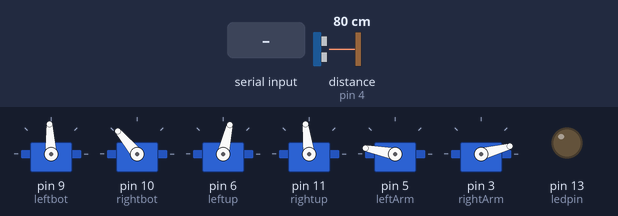
Bench run of a sketch on a simulated Arduino Uno, built with avr-gcc and run on an emulated ATmega328P. Shown: 6 × servo, output pins drawn as LEDs (lit = HIGH). Wiring (inferred from the names in the program): ultrasonic range finder: trigger pin 2; echo pin 4. Inputs (shaded band) come from the test bench; at power-on: distance to the obstacle (sensor on pin 4) 80 cm. The echo pulse lasts 58.3 µs per cm; pins used as bus, display or sensor lines are not drawn; what the sketch prints to the serial monitor is not drawn.

Above: at 2.2 s.
2.3 s: "c" received over Serial
At 3.9 s:
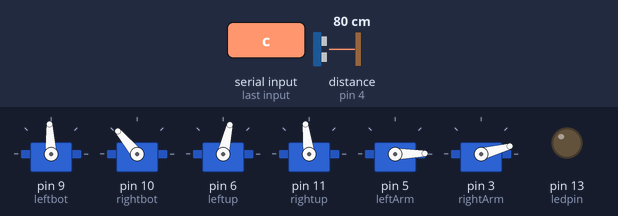
5.3 s: "w" received over Serial
At 5.7 s:
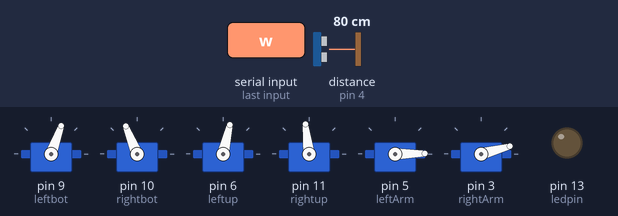
8.3 s: "s" received over Serial
At 11.2 s:
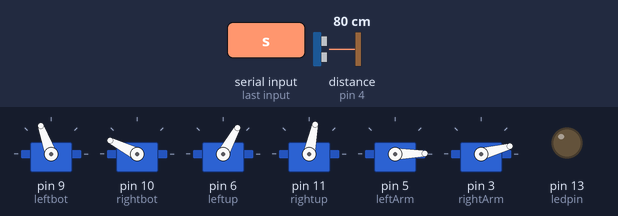
11.3 s: "d" received over Serial
14.3 s: "1" received over Serial
Timing chart, 0 to 18.3 s (numbered marks = the images above; inputs shaded):
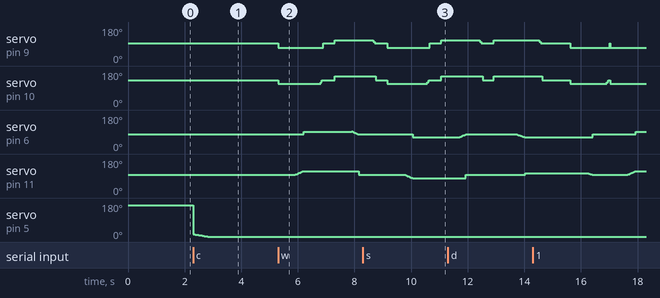

The sketch:

leg_new_test.ino
```cpp
/*
Biped bot
ITSP Team 152,IIT Bombay
Author:Saurabh Chavan
Co-author:Shubham Yadav,Ketan Shirokha
*/

#include <Servo.h>

Servo leftbot;
Servo rightbot;
Servo leftup;
Servo rightup;
Servo leftArm;
Servo rightArm;

String command;
char order=0;
char mode=0;
long duration, distance;

//from bluetooth code
char val; // variable to receive data from the serial port
int ledpin = 13; // LED connected to pin 48 (on-board LED)

// controlling varibales for ultrasonic loop
const int loopPeriod = 20;          // a period of 20ms = a frequency of 50Hz
unsigned long timeLoopDelay   = 0;


int zero_ref_lb = 93;
int zero_ref_rb = 130;
int zero_ref_lu = 77;
int zero_ref_ru = 97;
int ra=15;
int la=169;

//ultrasound variables

const int trigPin = 2;
const int echoPin = 4;

// automode variables
// define the states
#define DRIVE_FORWARD     0
#define TURN_LEFT         1

int state = DRIVE_FORWARD;
void leftBackward() {   //Moving Left Leg Forward
  leftbot.write(zero_ref_lb - 23); //left foot -23
  rightbot.write(zero_ref_rb - 18);
  //delay(100); //right foot -18
  delay(600);

for(int i=zero_ref_ru;i>=zero_ref_ru-19;i--)
 {
  rightup.write(i);
 delay(15);
 }
  leftup.write(zero_ref_lu - 16);   //left hip -29
  delay(500);

  rightbot.write(zero_ref_rb - 10);     //right foot back to flat -18
  delay(50);
  rightbot.write(zero_ref_rb); //-8
  delay(50);

  rightbot.write(zero_ref_rb); //+5
  leftbot.write(zero_ref_lb);       //left foot back to flat  0
 // delay(500);
}


void rightBackward() {    //Moving Right Leg Forward
  rightbot.write(zero_ref_rb + 23);      //right foot   +22
  leftbot.write(zero_ref_lb + 17);       //left foot +17
  delay(600);

 for(int i=zero_ref_lu-16;i<=zero_ref_lu;i++)
 {
  leftup.write(i);
 delay(15);
 }
  rightup.write(zero_ref_ru);       //right hip  +16
  delay(500);

  leftbot.write(zero_ref_lb + 10);       //left foot back to flat  +20
  delay(50);
  leftbot.write(zero_ref_lb ); //+10
  delay(50);

  leftbot.write(zero_ref_lb);  //+0
  rightbot.write(zero_ref_rb);    //+0       //right foot back to flat
  //delay(500);
}

//---------------LEFT LEG FORWARD MOTION----------------------------------------------
void leftForward() { // moving left leg backwards

leftbot.write(zero_ref_lb - 23);  // left foot  -23
  //delay(500);
  rightbot.write(zero_ref_rb - 18);  //right foot  -18
    delay(600);

 for(int i=zero_ref_ru;i<=zero_ref_ru+19;i++)
 {
  rightup.write(i);
  delay(15);
 }
  leftup.write(zero_ref_lu + 15);   //left hip  +16
  delay(600);

  rightbot.write(zero_ref_rb -10);     //right foot back to flat  -18
  delay(50);
  rightbot.write(zero_ref_rb); //-8
  delay(50);

  //rightbot.write(zero_ref_rb); //+5
  leftbot.write(zero_ref_lb);       //left foot back to flat  //0
  //delay(500);
}
//---------------RIGHT LEG FORWARD MOTION--------------------------------------------------------
void rightForward() {
  rightbot.write(zero_ref_rb + 23);      //right foot      +22
  //delay(100);
  leftbot.write(zero_ref_lb + 17);       //left foot +17
  delay(600);

for(int i=zero_ref_lu+16;i>=zero_ref_lu;i--)
 {
  leftup.write(i);
 delay(15);
 }
  rightup.write(zero_ref_ru );       //right hip -16
  delay(500);

  leftbot.write(zero_ref_lb + 10);       //left foot back to flat +20
  delay(50);
  leftbot.write(zero_ref_lb ); //+10
  delay(50);
  //leftbot.write(zero_ref_lb); //0
  rightbot.write(zero_ref_rb);     //0      //right foot back to flat
  //delay(50);

}


//------------------------STOP-FUNCTION----------------------------------------------------
void stop_rb()
{
  leftbot.write(zero_ref_lb);
  rightbot.write(zero_ref_rb);
  leftup.write(zero_ref_lu);
  rightup.write(zero_ref_ru);
}
//---------------------------------------------------
long microsecondsToCentimeters(long microseconds)
{
  // The speed of sound is 340 m/s or 29 microseconds per centimeter.
  // The ping travels out and back, so to find the distance of the
  // object we take half of the distance travelled.
  return microseconds / 29 / 2;
}
//-----------------------------------------------------
void driveForw(int time)
{
  //stop_rb();
  leftForward();
  delay(time);
  rightForward();
  delay(time);
}

void autodriveForw(int time)
{
   leftForward();
  delay(time);
  rightForward();
  delay(time);
}
//------------------------Backward------------------------
void driveBack(int time)
{
  //stop_rb();
  leftBackward();
  delay(time);
  rightBackward();
  delay(time);

}
//--------------------------------TURN RIGHT---------------------------------------------
void turnRight()
{
  //Lift right leg----------------------------
  stop_rb();
   rightbot.write(zero_ref_rb + 23);      //right foot      +22i
  //delay(100);
  leftbot.write(zero_ref_lb + 18);       //left foot +17
  delay(800);

 for(int i=zero_ref_lu;i>=zero_ref_lu-14;i--)
 {
  leftup.write(i);
 delay(20);
 }
 rightup.write(zero_ref_ru+8);       //right hip  +16
  delay(500);

  leftbot.write(zero_ref_lb + 10); //left foot back to flat +20
  delay(50);
  leftbot.write(zero_ref_lb );     //+10
  delay(50);
  //leftbot.write(zero_ref_lb);    //0
  rightbot.write(zero_ref_rb);     //right foot back to flat

  delay(1000);
  //Lift the other leg-------------------------------
  leftbot.write(zero_ref_lb - 23);  // left foot  -23
  //delay(500);
  rightbot.write(zero_ref_rb - 18);  //right foot  -18
  delay(600);

  for(int i=zero_ref_ru+8;i>=zero_ref_ru;i--)
  {
  rightup.write(i);
  delay(20);
  }

  leftup.write(zero_ref_lu);
  delay(500);

  rightbot.write(zero_ref_rb -10);     //right foot back to flat  -18
  delay(50);
  rightbot.write(zero_ref_rb); //-8
  delay(50);

  //rightbot.write(zero_ref_rb); //+5
  leftbot.write(zero_ref_lb);       //left foot back to flat  //0

}
//------------------------------TURN LEFT-------------------------------------------------------

void turnLeft()
{
  //Lift left leg--------------------------------
  leftbot.write(zero_ref_lb - 24);  // left foot  -23
  rightbot.write(zero_ref_rb - 17);  //right foot  -18
  delay(800);

  for(int i=zero_ref_ru;i<=zero_ref_ru+15;i++)
  {
  rightup.write(i);
  delay(20);
  }
  leftup.write(zero_ref_lu -7);   //left hip  +16
  delay(500);

  rightbot.write(zero_ref_rb -10);     //right foot back to flat  -18
  delay(50);
  rightbot.write(zero_ref_rb); //-8
  delay(50);
  leftbot.write(zero_ref_lb);       //left foot back to flat  //0
 delay(1000);

  //Lift right leg-----------------------------------
  rightbot.write(zero_ref_rb + 23);      //right foot      +22
  //delay(100);
  leftbot.write(zero_ref_lb + 17);       //left foot +17
  delay(600);

for(int i=zero_ref_lu-7;i<=zero_ref_lu;i++)
 {
  leftup.write(i);
 delay(20);
 }
  rightup.write(zero_ref_ru );       //right hip -16
  delay(600);
//-------BOTH FEET FLAT----------
  leftbot.write(zero_ref_lb + 8);       //left foot back to flat +20
  delay(30);
  leftbot.write(zero_ref_lb ); //+10
  delay(50);
  rightbot.write(zero_ref_rb);     //0      //right foot back to flat
  delay(200);
}
//-----------------------------------------------------------------------------
//-----------------------------------------------------------------------------

void readUltrasonicSensors()
{
  digitalWrite(trigPin, LOW);
  delayMicroseconds(2);
  digitalWrite(trigPin, HIGH);
  delayMicroseconds(10);
  digitalWrite(trigPin, LOW);

  duration = pulseIn(echoPin, HIGH);
  distance = microsecondsToCentimeters(duration);

}
void auto_mode()
{

 if(state == DRIVE_FORWARD) // no obstacles detected
    {
        if(distance > 15 || distance < 0) // if there's nothing in front of us distance will be negative for some ultrasonics if there's nothing in range)
        {
            //-----------
            autodriveForw(300);
        }
        else // there's an object in front of us
        {
            state = TURN_LEFT;
        }
    }
    else if(state == TURN_LEFT) // obstacle detected -- turn left
    {
        unsigned long timeToTurnLeft = 1200; // 90 degrees turn hone ka time yhan dal de

        unsigned long turnStartTime = millis(); // save the time that we started turning

        while((millis()-turnStartTime) < timeToTurnLeft) // stay in this loop until timeToTurnLeft  has elapsed
        {
            // turn left ka code
            turnLeft();

        }

        state = DRIVE_FORWARD;
    }

}
void setup()
{
  Serial.begin(9600);
  leftbot.attach(9);
  rightbot.attach(10);
  leftup.attach(6);
  rightup.attach(11);
  leftArm.attach(5);
  rightArm.attach(3);


  //ultra
  pinMode(trigPin, OUTPUT);
  pinMode(echoPin, INPUT);
  pinMode(ledpin, OUTPUT);  // pin 48 (on-board LED) as OUTPUT

  stop_rb();
  leftArm.write(la);
  rightArm.write(ra);
  //----------------------------------------------------------------------------------------
  //-------------------------------------------------------------------------------------
  Serial.println("setup is done");
  delay(1000);

}
void loop()
{
if (millis() - timeLoopDelay >= loopPeriod)
  {
  readUltrasonicSensors(); // read and store the measured distances
  if(mode==1)
  auto_mode();
  timeLoopDelay = millis();
  }

switch (order)
{
// here command nature is to be changed depending upon interface
        //--------------FORWARD-----------------------


case 'w':
        {
            driveForw(400);
            //stop_rb();
            //digitalWrite(ledpin, HIGH);  // turn ON the LED
            Serial.write('w');
            break;
        }
        //--------------BACKWARD--------------------
      case 's':
        {
          driveBack(400);
          //stop_rb();
          Serial.write('s');
          break;
        }
        //------------------TURN-RIGHT---------------------------------
      case 'd':
        {
            turnRight();
            //stop_rb();
            Serial.write('d');
          break;
        }
      //---------------------TURN LEFT---------------------------------
      case 'a' :
        {
            turnLeft();
            //stop_rb();
            Serial.write('a');
            break;
        }
         //---------------------TURN LEFT ARM UP---------------------------------
      case 'q' :
        {
           for(;la>=1;la--)
           {
           leftArm.write(la);
           delay(40);
           }
            //stop_rb();
            Serial.write('q');
            break;
        }
         //---------------------TURN RIGHT ARM UP---------------------------------
      case 'e' :
        {
          for(;ra<=179;ra++)
           {
           leftArm.write(ra);
           delay(40);
           }
            //stop_rb();
            Serial.write('e');
            break;
        }
         //---------------------TURN LEFT ARM DOWN---------------------------------
      case 'z' :
        {
          for(;la<=169;la++)
           {
           leftArm.write(la);
           delay(40);
           }
           //stop_rb();
           Serial.write('z');
            break;
        }
         //---------------------TURN RIGHT ARM DOWN---------------------------------
      case 'c' :
        {
            for(;ra>=1;ra--)
           {
           leftArm.write(ra);
           delay(40);
           }
            //stop_rb();
            Serial.write('c');
            break;
        }
      //------------------------STOP-----------------------------------
      case 'x':
        {
          stop_rb();
          //digitalWrite(ledpin, LOW);
          Serial.write('x');                      // otherwise turn it OFF
          break;
        }
        case '1':
        {
          mode=1;
          Serial.write('1');
          break;
        }
        case '2':
        {
          mode=0;
          Serial.write('2');
          break;
        }
      }
}
void serialEvent()
{
//order
  if (Serial.available() > 0)
  {
    order = Serial.read();
  }
}
```

Measured:
- after the input at 2.3 s, servo on pin 5 (leftArm): moves from 169° to 1° over 0.56 s, starting at once
- after the input at 5.3 s, servo on pin 9 (leftbot): 93° → 70° at once, → 93° 1.6 s later, → 110° 0.40 s later; servo on pin 10 (rightbot): 130° → 112° at once, → 130° 1.5 s later, → 153° 0.50 s later
- after the input at 8.3 s, servo on pin 6 (leftup): 77° → 61° after 1.8 s
